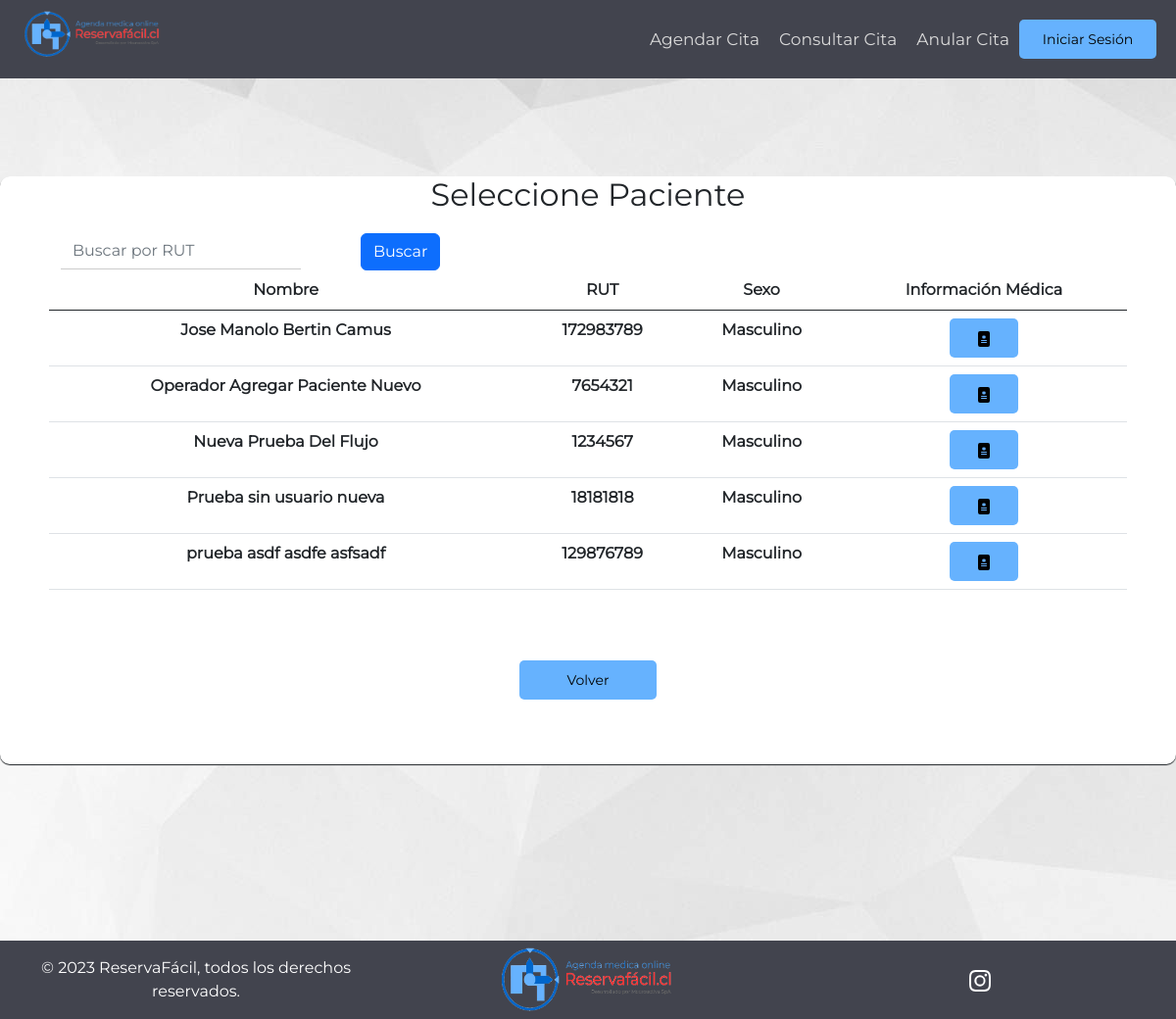
/pacientes_fichas_medicas/, run on the app's committed database.
### AppReservaFacil/models.py (models this page shows, shortened)
class Paciente(models.Model):
    ID_Paciente = models.IntegerField(primary_key=True, unique=True)
    Nombre_Paciente = models.CharField(max_length = 256)
    Rut = models.CharField(max_length=9, null = True)
    Sexo = models.CharField(SEXO_CHOICES, max_length=9, null = True)
    Fecha_de_nacimiento_P = models.DateField(null = True)
    Direccion_P = models.CharField(max_length=256, null = True)
    Telefono_P = models.CharField(max_length=9, null = True)
    Usuario_P = models.ForeignKey(User, null=True, on_delete=models.RESTRICT)
    Primer_Login = models.BooleanField(default=True)
    class Meta:
        verbose_name = 'Paciente'
        verbose_name_plural = 'Pacientes'

### AppReservaFacil/views.py (the view)
# urls.py: path('pacientes_fichas_medicas/', views.pacientes_fichas_medicas, name = 'pacientes_fichas_medicas'),
def pacientes_fichas_medicas(request):
    if request.method == 'POST':
        print("Manolo Print")
        if 'doc_pac' in request.POST:
            nom_pac = request.POST.get('doc_pac')
            url = reverse('filtro_ficha_medica') + '?nom_pac={}'.format(nom_pac)
            return redirect(url)
        elif 'buscar-btn' in request.POST:
            print("Manolo buscar-btn")
            rut = request.POST.get('buscar-input')
            Pacientes = Paciente.objects.filter(Rut__icontains=rut)
    else:
        print("Manolo Else")
        Pacientes = Paciente.objects.all()
    contexto = {'Pacientes':Pacientes}
    return render(request, "Especialistas/pacientes_fichas_medicas.html", contexto)

### AppReservaFacil/templatetags/auth_extras.py (called while the page is built)
@register.filter(name='has_group')
def has_group(user, group_name):
    group = Group.objects.get(name=group_name)
    return True if group in user.groups.all() else False

### AppReservaFacil/templates/Especialistas/pacientes_fichas_medicas.html (shortened to what this page needs)
{% extends "../Clientes/index.html" %}
{% block footer %}
  <div class="div-mediano">
        <h2 id="titulo-inicio-sesion">Seleccione Paciente</h2>
        <div class="row row-margin table-responsive">
            <table class="table table-hover table-pagination">
                <thead>
                    <tr>
                        <div class="row">
                            <div class="col-md-3">
                                <form method="post">
                                    <div class="form-group">
                                        <input type="text" class="form-control" id="buscar-input" name="buscar-input" placeholder="Buscar por RUT">
                                      </div>
                                    </div>
                                    <div class="col-md-2">
                                    <button type="submit" class="btn btn-primary" id="buscar-btn" name="buscar-btn">Buscar</button>
                            </div>
                        </div>
                        <th>Nombre</th>
                        <th class="rut">RUT</th>
                        <th>Sexo</th>
                        <th>Información Médica</th>
                    </tr>
                </thead>
                {% if Pacientes %}
                <tbody>
                        {% for Pac in Pacientes %}
                        <tr>
                            <th>{{Pac.Nombre_Paciente}}</th>
                            <th class="rut">{{Pac.Rut}}</th>
                            <th>{{Pac.Sexo}}</th>
                            <th>
                              <form method="post" >
                                <button class="btn-naranja-pequeno" type="submit" name="doc_pac" value="{{Pac.Nombre_Paciente}}" id="doc_pac" >
                                </button>
                            </th>
                        </tr>
                        {% endfor %}
                </tbody>
                {%else%}
                <tbody>
                        <tr>
                            <td colspan="5" style="text-align: center">No hay pacientes en el sistema</td>
                        </tr>
                    </tbody>
                {% endif %}
            </table>
            </div>
            <button type="button" class="btn-naranja-mediano row-margin"><a href="{{ request.META.HTTP_REFERER }}">Volver</a></button>
        </div>
{% endblock %}

### AppReservaFacil/static/Clientes/css.css (style rules this page uses)
html { height: 100%; }
* { margin: 0; padding: 0; box-sizing: border-box; font-family: 'Montserrat', sans-serif; }
.btn-naranja-pequeno { height: 40px; width: 70px; background-color: #66B2FE; border-style: none; border-radius: 5px; margin: auto; }
.btn-naranja-mediano { height: 40px; width: 140px; background-color: #66B2FE; font-size: 14px; border-style: none; border-radius: 5px; margin: auto; }
.btn-naranja-mediano a { text-decoration: none; color: #000000; }
body { margin: auto; background-image:url("background.jpg"); background-repeat: no-repeat; height: 100%; }
.row-margin { margin-left: 50px !important; margin-right: 50px !important; margin-top: 20px !important; margin-bottom: 20px !important; }
.form-control { border: none !important; border-bottom: 1px solid #ccc !important; border-radius: 0 !important; }
.div-mediano { height: 600px; width: 1200px; background-color: #ffffff; text-align: center; border-radius: 10px; box-shadow: 0px 1px 1px; }

### data on the page
Paciente: Nombre_Paciente "Jose Manolo Bertin Camus", Rut "172983789", Sexo "Masculino"
Paciente: Nombre_Paciente "Operador Agregar Paciente Nuevo", Rut "7654321", Sexo "Masculino"
Paciente: Nombre_Paciente "Nueva Prueba Del Flujo", Rut "1234567", Sexo "Masculino"
Paciente: Nombre_Paciente "Prueba sin usuario nueva", Rut "18181818", Sexo "Masculino"
Paciente: Nombre_Paciente "prueba asdf asdfe asfsadf", Rut "129876789", Sexo "Masculino"
